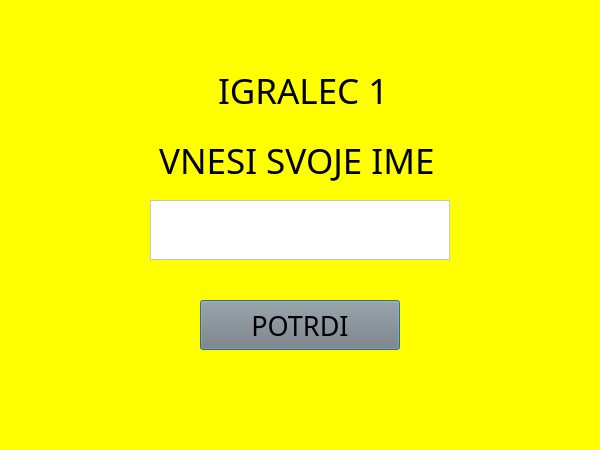
<?xml version="1.0" encoding="UTF-8"?>
<ui version="4.0">
 <class>vnosImena1</class>
 <widget class="QDialog" name="vnosImena1">
  <property name="geometry">
   <rect>
    <x>0</x>
    <y>0</y>
    <width>600</width>
    <height>450</height>
   </rect>
  </property>
  <property name="windowTitle">
   <string>Štiri v vrsto</string>
  </property>
  <property name="styleSheet">
   <string notr="true">background-color: yellow;</string>
  </property>
  <widget class="QLabel" name="label2">
   <property name="geometry">
    <rect>
     <x>159</x>
     <y>130</y>
     <width>282</width>
     <height>60</height>
    </rect>
   </property>
   <property name="font">
    <font>
     <family>Hobo Std</family>
     <pointsize>26</pointsize>
    </font>
   </property>
   <property name="text">
    <string>VNESI SVOJE IME</string>
   </property>
  </widget>
  <widget class="QTextEdit" name="ImeIgralca1">
   <property name="geometry">
    <rect>
     <x>150</x>
     <y>200</y>
     <width>300</width>
     <height>60</height>
    </rect>
   </property>
   <property name="font">
    <font>
     <family>Calibri</family>
     <pointsize>26</pointsize>
    </font>
   </property>
   <property name="styleSheet">
    <string notr="true">background-color: white;</string>
   </property>
  </widget>
  <widget class="QLabel" name="label">
   <property name="geometry">
    <rect>
     <x>218</x>
     <y>60</y>
     <width>165</width>
     <height>60</height>
    </rect>
   </property>
   <property name="font">
    <font>
     <family>Hobo Std</family>
     <pointsize>26</pointsize>
    </font>
   </property>
   <property name="text">
    <string>IGRALEC 1</string>
   </property>
  </widget>
  <widget class="QPushButton" name="pushButton">
   <property name="geometry">
    <rect>
     <x>200</x>
     <y>300</y>
     <width>200</width>
     <height>50</height>
    </rect>
   </property>
   <property name="font">
    <font>
     <family>Hobo Std</family>
     <pointsize>20</pointsize>
    </font>
   </property>
   <property name="styleSheet">
    <string notr="true">background-color: grey;</string>
   </property>
   <property name="text">
    <string>POTRDI</string>
   </property>
  </widget>
  <zorder>pushButton</zorder>
  <zorder>label</zorder>
  <zorder>label2</zorder>
  <zorder>ImeIgralca1</zorder>
 </widget>
 <resources/>
 <connections/>
</ui>
